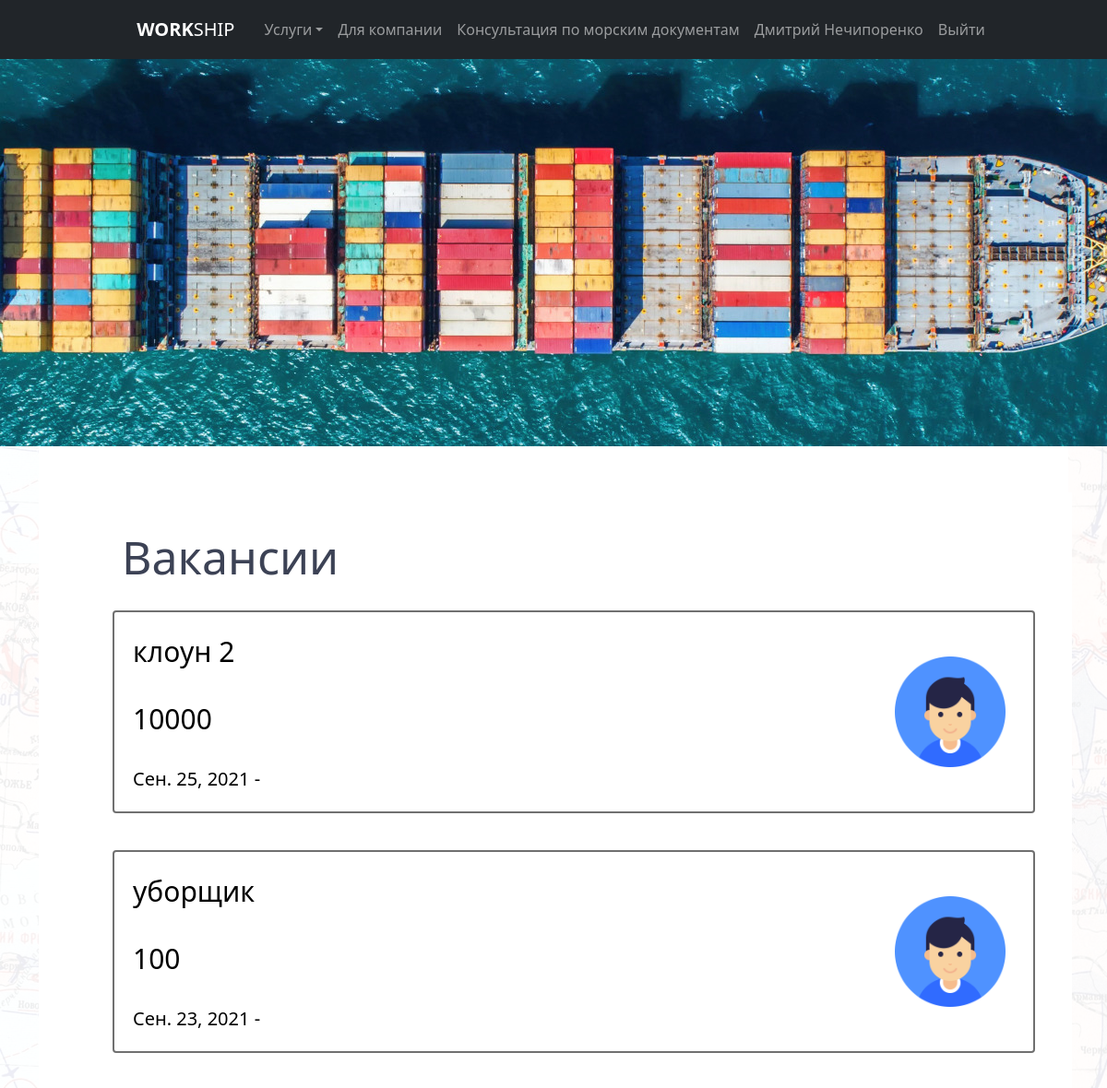
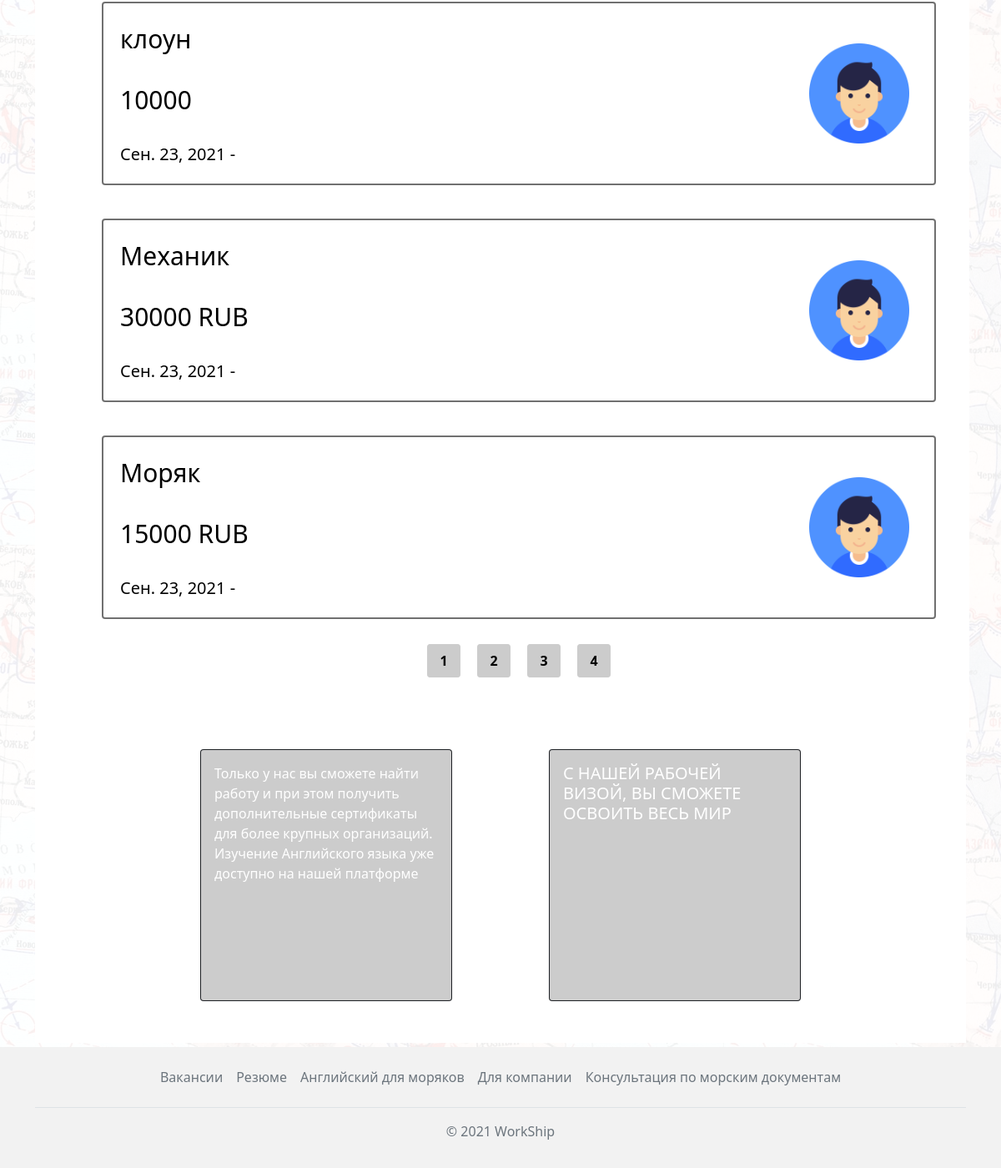
Screenshot of / (signed in) with the database file from the repository (2 pictures, top to bottom).
### vacancies/models.py (models this page shows, shortened)
class Vacancy(models.Model):
    user = models.ForeignKey(User, on_delete=models.CASCADE)
    title = models.CharField('Должность', max_length=255)
    salary = models.CharField('Зарплата', max_length=255)
    vessel_type = models.CharField('Тип судна', max_length=255, default="")
    date_start = models.DateField('Дата посадки')
    landing = models.CharField('Место посадки', max_length=255, default="")
    contract_term = models.CharField('Срок контракта', max_length=255, default="")
    image = models.ImageField(verbose_name='Изображение', upload_to=image_directory_path, storage=image_storage, default='defaultuser.png')
    time_create = models.DateTimeField('Дата создания', auto_now_add=True, null=True)
    time_update = models.DateTimeField('Дата изменения', auto_now=True, null=True)
    is_published = models.BooleanField('Публикация', default=True)
    def get_absolute_url(self):
        return reverse('vacancies_detail', kwargs={'vacancy_id': self.pk})
    class Meta:
        verbose_name = 'Вакансия'
        verbose_name_plural = 'Вакансии'
        ordering = ['-time_create', 'title']

### main/views.py (the view)
# urls.py: path('', views.index, name='home'),
def index(request):
    vacancies = Vacancy.objects.all()
    return render(request, 'main/index.html', {'vacancies': vacancies})

### main/templates/main/index.html (shortened to what this page needs)
{% extends 'main/layout.html' %}
{% load static %}
{% block content %}
      <div class="index_logo">
        <img src="{%  static 'main/img/mainlogo.jpg' %}" alt="">
      </div>
<div class="container">
      <div class="wrapper">
        <div class="vacancies">
          <div class="vacancies__header">
            <h2>Вакансии</h2>
          </div>
          {% if vacancies %}
           <div class="vacancies__container">
              {% for vacancy in vacancies %}
               <a href="{{ vacancy.get_absolute_url }}">
                <div class="vacancy">
                  <div class="vacancy__title">{{ vacancy.title }}</div>
                  <div class="vacancy__salary">{{ vacancy.salary }}</div>
                  <div class="vacancy__date">{{ vacancy.date_start }} - {{ vacancy.date_end }}</div>
                  <div class="vacancy__logo"><img src="{{vacancy.image.url}}" alt=""></div>
                </div>
               </a>
              {% endfor %}
              </div>
            {% else %}
              <p>Вакансий не обнаружено</p>
            {% endif %}
          <nav class="vacancies__pages">
            <ul>
              <li><a href="#">1</a></li>
              <li><a href="#">2</a></li>
              <li><a href="#">3</a></li>
              <li><a href="#">4</a></li>
            </ul>
          </nav>
        </div>
        <div class="slider_index">
          <div class="slider_index__container">
            <div class="card bg-dark text-white">
                <img src="https://via.placeholder.com/300x300" class="card-img" alt="...">
                <div class="card-img-overlay">
                <p class="card-text">Только у нас вы сможете найти работу и при этом получить
                дополнительные сертификаты для более крупных организаций.
                Изучение Английского языка уже доступно на нашей платформе</p>
                </div>
            </div>
            <div class="card bg-dark text-white">
                <img src="https://via.placeholder.com/300x300" class="card-img" alt="...">
                <div class="card-img-overlay">
                <h5 class="card-title">С НАШЕЙ РАБОЧЕЙ ВИЗОЙ, ВЫ СМОЖЕТЕ ОСВОИТЬ ВЕСЬ МИР</h5>
                </div>
            </div>
          </div>
        </div>
      </div>
</div>
{% endblock %}

### main/templates/main/layout.html (shortened to what this page needs)
{% load static %}
<!DOCTYPE html>
<html lang="en">
  <head>
    <link rel="stylesheet" href="https://use.fontawesome.com/releases/v5.15.4/css/all.css">
    <link href="https://cdn.jsdelivr.net/npm/bootstrap@5.1.1/dist/css/bootstrap.min.css" rel="stylesheet">
    <link rel="stylesheet" href="{%  static 'main/style/css/style.css' %}">
  </head>
  <body>
  <div class="bg-map">
    <header class="p-1 bg-dark text-white">
      <div class="container">
        <nav class="navbar sticky-top navbar-expand-lg navbar-dark bg-dark justify-content-md-center">
          <div class="d-flex flex-wrap">
            <a href="{% url 'home' %}" class="navbar-brand h5 d-flex align-items-center mb-2 mb-lg-0 mx-4 text-white text-decoration-none"> <b>WORK</b>SHIP</a>
            <div class="collapse navbar-collapse" id="navbarSupportedContent">
              <ul class="navbar-nav me-auto mb-2 mb-lg-0">
                <li class="nav-item dropdown"><a class="nav-link dropdown-toggle" href="#" id="navbarDropdown" role="button" data-bs-toggle="dropdown" aria-expanded="false">Услуги</a>
                </li>
                <li class="nav-item"><a class="nav-link" href="{% url 'company_home' %}">Для компании</a></li>
                <li class="nav-item"><a class="nav-link" href="{% url 'seaman_home' %}">Консультация по морским документам</a></li>
                {% if request.user.is_authenticated %}
                  {% if request.user.is_staff %}
                    <li class="nav-item"><a class="nav-link" href="{% url 'admin:index' %}">{{ request.user.get_full_name}}</a></li>
                  {% else %}
                    <li class="nav-item"><a class="nav-link" href="{% url 'personal_account_home' %}">{{ request.user.get_full_name}}</a></li>
                  {% endif %}
                  <li class="nav-item"><a class="nav-link" href="{% url 'logout' %}">Выйти</a></li>
                {% else %}
                  <li class="nav-item"><a class="nav-link" href="{% url 'login' %}">Авторизация</a></li>
                {% endif %}
              </ul>
            </div>
        </nav>
      </div>
    </header>
<main>
    {% block content %}
    {% endblock %}
</main>
    <footer class="footer py-3" style="position: absolute; bottom: 0; width: 100%">
      <div class="container">
        <ul class="nav justify-content-center border-bottom pb-3 mb-3">
          <li class="nav-item"><a href="#" class="nav-link px-2 text-muted">Вакансии</a></li>
          <li class="nav-item"><a href="#" class="nav-link px-2 text-muted">Резюме</a></li>
          <li class="nav-item"><a href="#" class="nav-link px-2 text-muted">Английский для моряков</a></li>
          <li class="nav-item"><a href="#" class="nav-link px-2 text-muted">Для компании</a></li>
          <li class="nav-item"><a href="#" class="nav-link px-2 text-muted">Консультация по морским документам</a></li>
        </ul>
        <p class="text-center text-muted">© 2021 WorkShip</p>
      </div>
    </footer>
      </div>
  </body>
</html>

### main/static/main/style/css/style.css (style rules this page uses)
* { padding: 0; margin: 0; -webkit-box-sizing: border-box; box-sizing: border-box; font-family: "Segoe UI", Tahoma, Geneva, Verdana, sans-serif; scroll-behavior: smooth; }
html, body { height: 100%; }
html main, body main { height: 100%; padding-bottom: 150px; }
footer { background-color: #f2f2f2; }
.wrapper { padding: 40px; height: 100%; background-color: #fff; }
.bg-map { position: relative; min-height: 100%; }
.bg-map::after { content: ""; background: url(../../img/map1942.jpg); background-repeat: repeat; -webkit-background-size: auto auto; background-size: auto; opacity: 0.07; top: 0; left: 0; right: 0; bottom: 0; position: absolute; z-index: -10; }
.index_logo { display: block; width: 100%; height: 420px; background-color: #ccc; overflow: hidden; position: relative; }
.index_logo img { min-width: 100%; position: absolute; left: 50%; top: 50%; -webkit-transform: translate(-50%, -50%); -ms-transform: translate(-50%, -50%); transform: translate(-50%, -50%); }
.vacancies { display: block; width: 1080px; margin: 10px auto; padding: 40px; background-color: #fff; }
.vacancies__header h2 { font-weight: 400; font-size: 50px; margin-left: 10px; color: #3c4255; }
.vacancies__container { display: -webkit-box; display: -webkit-flex; display: -ms-flexbox; display: flex; -webkit-box-orient: vertical; -webkit-box-direction: normal; -webkit-flex-direction: column; -ms-flex-direction: column; flex-direction: column; -webkit-box-pack: justify; -webkit-justify-content: space-between; -ms-flex-pack: justify; justify-content: space-between; }
.vacancies__container a { display: block; text-decoration: none; color: initial; width: 100%; height: 220px; margin: 20px 0; -webkit-transition: 0.2s; -o-transition: 0.2s; transition: 0.2s; }
.vacancies__container .vacancy { position: relative; display: -webkit-box; display: -webkit-flex; display: -ms-flexbox; display: flex; -webkit-box-orient: vertical; -webkit-box-direction: normal; -webkit-flex-direction: column; -ms-flex-direction: column; flex-direction: column; -webkit-box-pack: justify; -webkit-justify-content: space-between; -ms-flex-pack: justify; justify-content: space-between; width: 100%; height: 100%; border: 2px solid #707070; -webkit-border-radius: 4px; border-radius: 4px; padding: 20px; }
.vacancies__container .vacancy__title, .vacancies__container .vacancy__salary { font-size: 30px; }
.vacancies__container .vacancy__date { font-size: 20px; }
.vacancies__container .vacancy__logo { position: absolute; right: 30px; top: 50%; -webkit-transform: translateY(-50%); -ms-transform: translateY(-50%); transform: translateY(-50%); width: 120px; height: 120px; }
.vacancies__container .vacancy__logo img { width: 100%; }
.vacancies__pages ul { display: -webkit-box; display: -webkit-flex; display: -ms-flexbox; display: flex; -webkit-box-pack: center; -webkit-justify-content: center; -ms-flex-pack: center; justify-content: center; list-style: none; padding: 0; }
.vacancies__pages ul li { display: block; margin: 10px; width: 40px; height: 40px; background-color: #e2e2e2; text-decoration: none; text-align: center; line-height: 40px; color: #000; font-weight: bold; -webkit-border-radius: 4px; border-radius: 4px; }
.vacancies__pages ul li a { display: block; width: 100%; height: 100%; -webkit-transition: color 0.2s; -o-transition: color 0.2s; transition: color 0.2s; background-color: #ccc; text-decoration: none; text-align: center; line-height: 40px; color: #000; font-weight: bold; -webkit-border-radius: 4px; border-radius: 4px; }
.slider_index { width: 100%; padding: 10px 100px; display: -webkit-box; display: -webkit-flex; display: -ms-flexbox; display: flex; }
.slider_index__container { display: -webkit-box; display: -webkit-flex; display: -ms-flexbox; display: flex; width: 100%; -webkit-justify-content: space-around; -ms-flex-pack: distribute; justify-content: space-around; }

### rows the page displays
Vacancy: title "клоун 2", salary "10000", date_start "Сен. 25, 2021", image (placeholder picture)
Vacancy: title "уборщик", salary "100", date_start "Сен. 23, 2021", image (placeholder picture)
Vacancy: title "клоун", salary "10000", date_start "Сен. 23, 2021", image (placeholder picture)
Vacancy: title "Механик", salary "30000 RUB", date_start "Сен. 23, 2021", image (placeholder picture)
Vacancy: title "Моряк", salary "15000 RUB", date_start "Сен. 23, 2021", image (placeholder picture)

### other values shown
{{ request.user.get_full_name }} "Дмитрий Нечипоренко"
